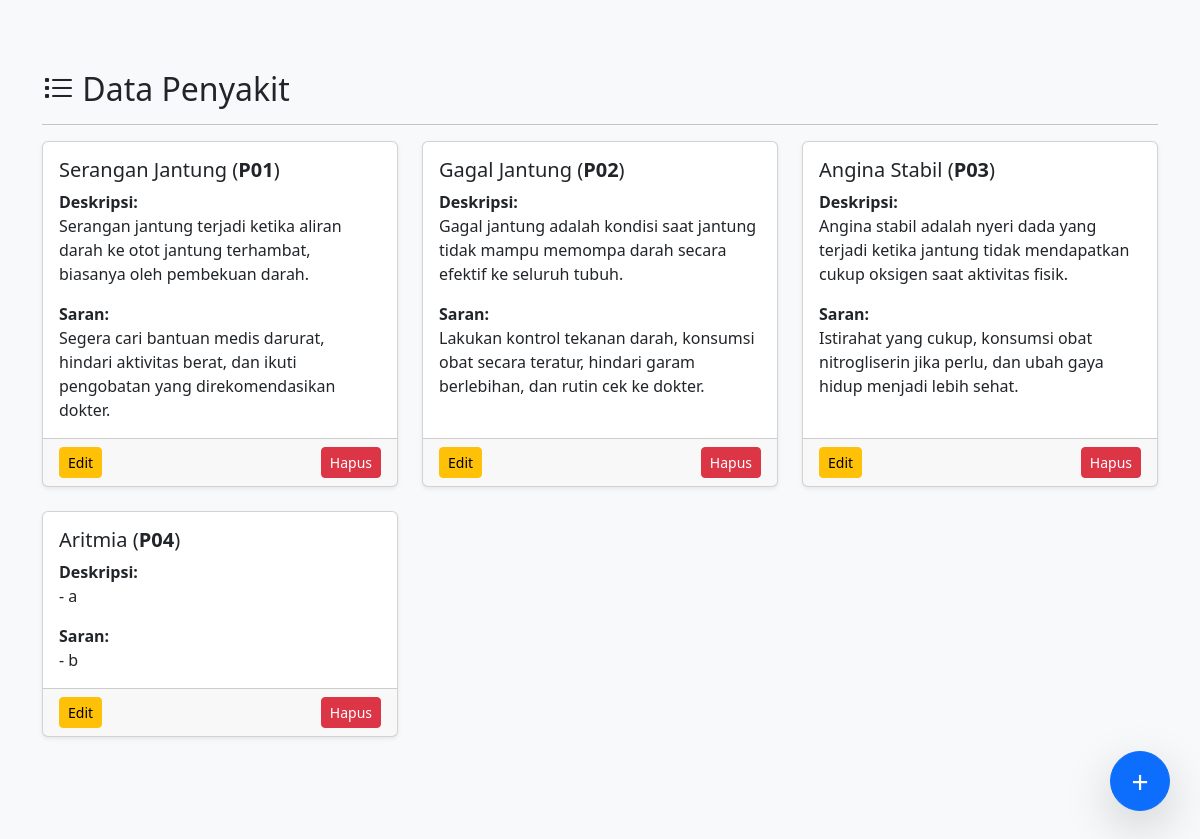
The page /admin/penyakit.php on the database its author committed.
### tables this page shows
CREATE TABLE `penyakit` (
  `id_penyakit` varchar(5) NOT NULL,
  `nama_penyakit` varchar(255) NOT NULL,
  `deskripsi` text DEFAULT NULL,
  `saran` text NOT NULL
);

### admin/penyakit.php (the view, shortened to what this page needs)
<?php
include '../koneksi/db.php';
$penyakit = $conn->query("SELECT * FROM penyakit ORDER BY id_penyakit ASC");
?>
<!DOCTYPE html>
<html lang="id">
<head>
    <link href="https://cdn.jsdelivr.net/npm/bootstrap@5.3.0/dist/css/bootstrap.min.css" rel="stylesheet">
    <link href="https://cdn.jsdelivr.net/npm/bootstrap-icons/font/bootstrap-icons.css" rel="stylesheet">
    <link href="https://cdn.jsdelivr.net/npm/bootstrap@5.3.0-alpha1/dist/css/bootstrap.min.css" rel="stylesheet">
</head>
<body>
<div class="container mt-5">
<h2 class="mb-3"><i class="bi bi-list-task"></i> Data Penyakit</h2>
<hr>
<button class="btn btn-primary rounded-circle shadow-lg"
        style="position: fixed;
        bottom: 80px;
        right: 30px;
        width: 60px;
        height: 60px;
        z-index: 9999;
        font-size: 30px;
        display: flex;
        align-items: center;
        justify-content: center;"
        data-bs-toggle="modal" data-bs-target="#modalTambah">
    +
</button>
    <div class="row">
    <?php while ($p = $penyakit->fetch_assoc()): ?>
        <div class="col-md-6 col-lg-4 mb-4">
            <div class="card shadow-sm h-100">
                <div class="card-body">
                    <h5 class="card-title"><?= htmlspecialchars($p['nama_penyakit']) ?> (<strong><?= htmlspecialchars($p['id_penyakit']) ?></strong>)</h5>
                    <p class="card-text"><strong>Deskripsi:</strong><br><?= nl2br(htmlspecialchars($p['deskripsi'])) ?></p>
                    <p class="card-text"><strong>Saran:</strong><br><?= nl2br(htmlspecialchars($p['saran'])) ?></p>
                </div>
                <div class="card-footer d-flex justify-content-between">
                    <button class="btn btn-warning btn-sm" data-bs-toggle="modal" data-bs-target="#modalEdit<?= $p['id_penyakit'] ?>">Edit</button>
                    <a href="api/penyakit_proses.php?hapus=<?= $p['id_penyakit'] ?>" class="btn btn-danger btn-sm" onclick="return confirm('Yakin hapus?')">Hapus</a>
                </div>
            </div>
        </div>
    <?php endwhile; ?>
</div>
</div>
</body>
</html>

### admin/penyakit.php (style rules this page uses)
body { background-color: #f8f9fa; margin-top: 70px; margin-bottom: 130px; }

### rows shown on the page
penyakit: nama_penyakit "Serangan Jantung", id_penyakit "P01", deskripsi "Serangan jantung terjadi ketika aliran darah ke otot jantung terhambat, biasanya oleh pembekuan darah.", saran "Segera cari bantuan medis darurat, hindari aktivitas berat, dan ikuti pengobatan yang direkomendasikan dokter."
penyakit: nama_penyakit "Gagal Jantung", id_penyakit "P02", deskripsi "Gagal jantung adalah kondisi saat jantung tidak mampu memompa darah secara efektif ke seluruh tubuh.", saran "Lakukan kontrol tekanan darah, konsumsi obat secara teratur, hindari garam berlebihan, dan rutin cek ke dokter."
penyakit: nama_penyakit "Angina Stabil", id_penyakit "P03", deskripsi "Angina stabil adalah nyeri dada yang terjadi ketika jantung tidak mendapatkan cukup oksigen saat aktivitas fisik.", saran "Istirahat yang cukup, konsumsi obat nitrogliserin jika perlu, dan ubah gaya hidup menjadi lebih sehat."
penyakit: nama_penyakit "Aritmia", id_penyakit "P04", deskripsi "- a", saran "- b"
